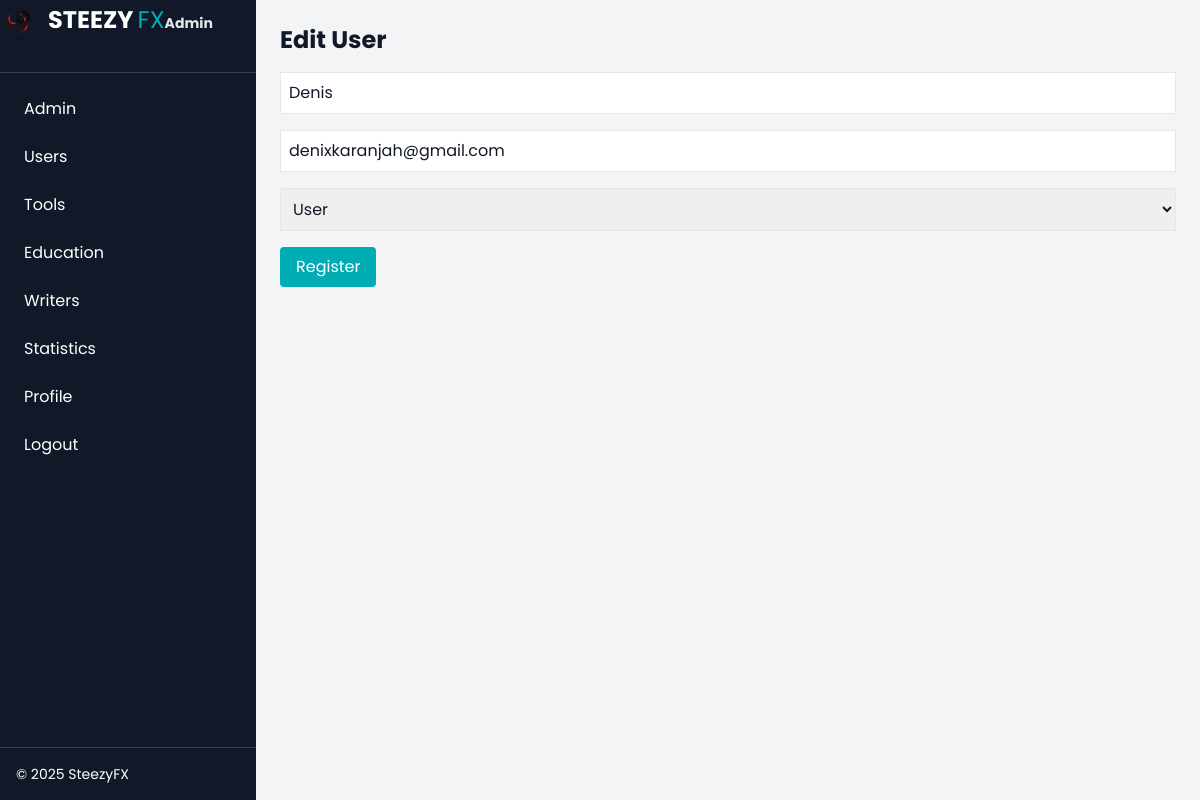
Page /admin/users/edit_user/1 (signed in) on the committed database.
### models.py (models this page shows, shortened)
class User(db.Model, UserMixin):
    id= db.Column(db.Integer,primary_key=True)
    username= db.Column(db.String(100),unique=True, nullable=False)
    email= db.Column(db.String(150), unique=True, nullable=False)
    password_hash= db.Column(db.String(256),nullable =False)
    role= db.Column(db.String(50), default="user")

### app.py (the view)
@app.route("/admin/users/edit_user/<int:id>", methods=['GET','POST'])
@login_required
@role_required("admin","super_admin")
def edit_user(id):
    user = User.query.get_or_404(id)
    if request.method == 'POST':
        user.username = request.form["username"]
        user.email = request.form["email"]
        user.role = request.form["role"]
        db.session.commit()
        return redirect(url_for('users_page'))
    return render_template('admin/edit_user.html',user=user)

### app.py (called while the page is built)
@login_manager.user_loader
def load_user(user_id):
    return User.query.get(int(user_id))

### templates/admin/edit_user.html (shortened to what this page needs)
{% extends './admin/base.html' %}
{% block content %}
<h2 class="text-2xl font-bold mb-4">Edit User</h2>
<form method="POST" class="space-y-4">
    <input name="username" placeholder="Username" value="{{ user.username }}" required class="border p-2 w-full" />
    <input name="email" type="email" placeholder="Email" value="{{ user.email }}" required class="border p-2 w-full" />
    <select class="border p-2 w-full" name="role"  id="">
        <option value="user"{% if user.role == 'user' %} selected{% endif %}>User</option>
    </select>
    <button class="bg-[#00adb5] text-white px-4 py-2 rounded" type="submit">Register</button>
</form>
{% endblock %}

### static/main.css (style rules this page uses)
* { margin: 0; padding: 0; box-sizing: border-box; }
body { font-family: 'Poppins', sans-serif; color: #222; background-color: #fff; line-height: 1.6; }
h2 { margin-bottom: 1 rem; }
form { margin-top: 10px; }

### rows in the picture
User: username "Denis", email "denixkaranjah@gmail.com", role "User"
